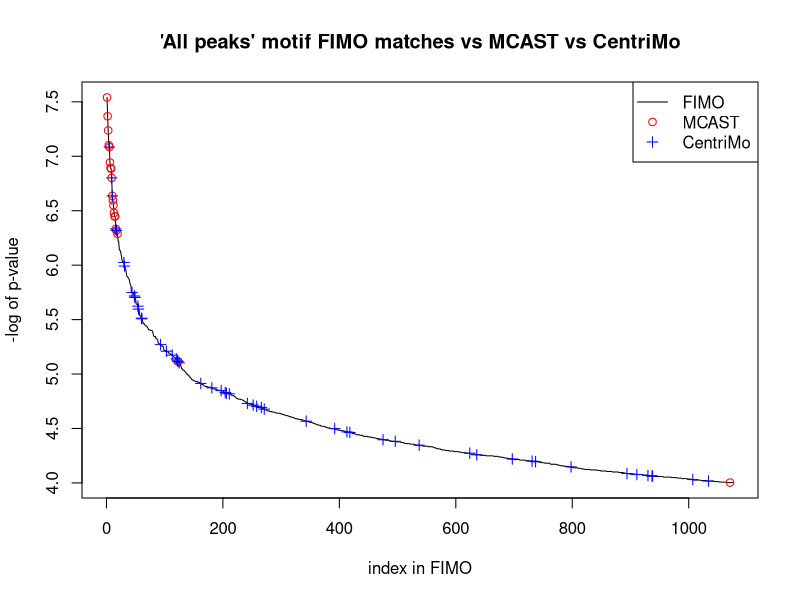
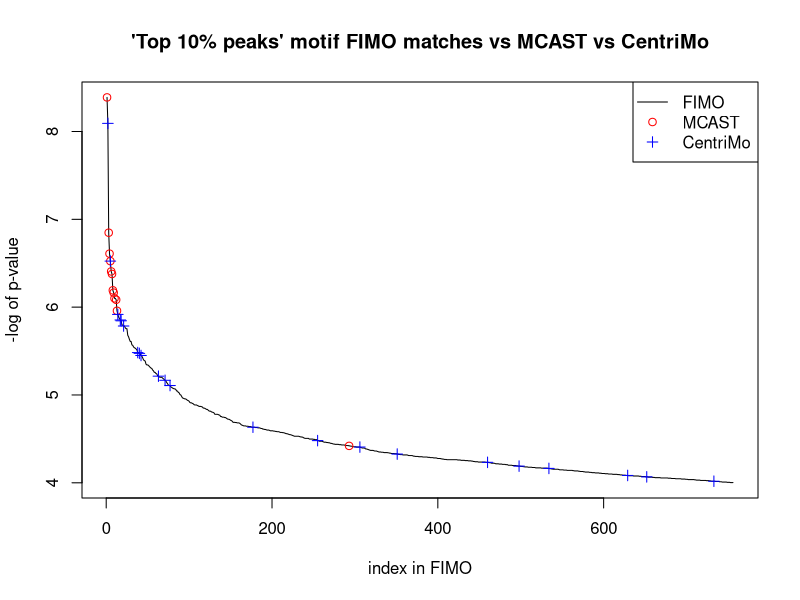
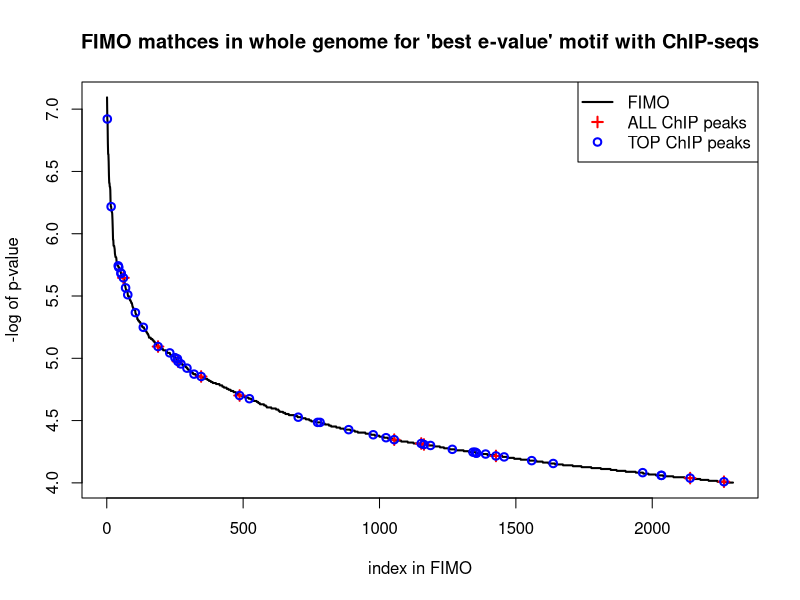
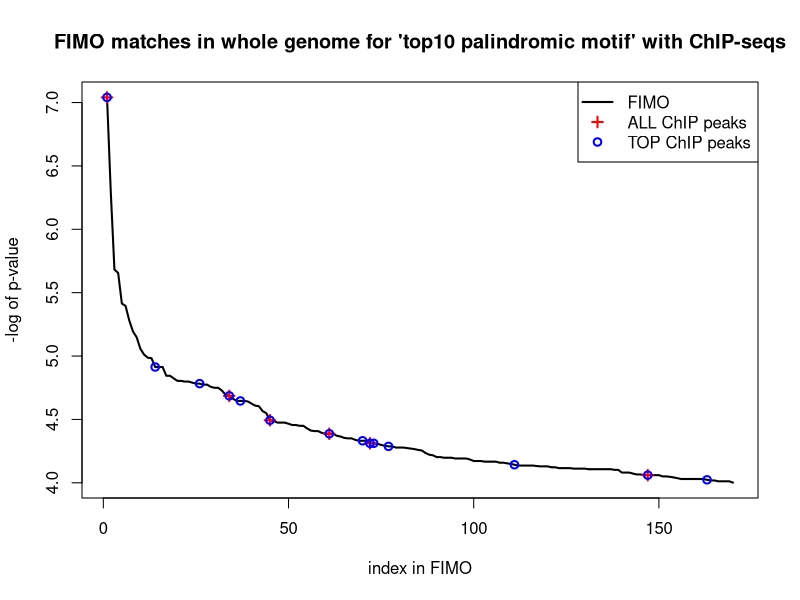

Generate these figures, in order, with R:
## ---- chunk 1
knitr::opts_chunk$set(echo = TRUE)
## ---- chunk 2
# all peak analysis
fimo <- read.csv('2016-11-18/all_peaks/fimo.txt', sep='\t')
fimo$logs <- -log10(fimo$p.value)
# add matches from MCAST
mcast <- read.csv('2016-11-18/all_peaks/mcast.txt', sep='\t')

fimo$mcast <- match(fimo$start,mcast$start)
fimo$mcast[!is.na(fimo$mcast)] <- fimo$logs[!is.na(fimo$mcast)]
# add matches from Centrimo
centrimo <- read.csv('2016-11-18/all_peaks/centrimo.txt')

fimo$centrimo_full_match <- c(NA)
totMathes <- 0
rangeExtantion <- 100
for (count1 in 1:length(centrimo$Centrimo_Reg_Matches)) {
  for (count2 in 1:length(fimo$logs)) {
    if (centrimo$Centrimo_Reg_Matches[count1] >= (fimo$start[count2] - rangeExtantion)
        && centrimo$Centrimo_Reg_Matches[count1] <= (fimo$stop[count2] + rangeExtantion)){
      fimo$centrimo_full_match[count2] = fimo$logs[count2]
      
      totMathes = totMathes + 1
      break;
    }
  }

}
cat(totMathes, "CentriMo regions in all FIMO out of", length(centrimo$Centrimo_Reg_Matches), 
    "with", rangeExtantion ,"range extention value")
#plot all results
plot(fimo$logs, type = 'l', main="'All peaks' motif FIMO matches vs MCAST vs CentriMo", 
     ylab = "-log of p-value", xlab = "index in FIMO")
points(fimo$mcast, col='red')
points(fimo$centrimo_full_match, col='blue',pch=3)
legend(x='topright',legend = c('FIMO','MCAST','CentriMo'), lty=c(1,0,0),pch = c(NA,1,3), col=c('black','red','blue'))

## ---- chunk 3
# all peak analysis
fimo <- read.csv('2016-11-18/top_10/fimo.txt', sep='\t')
fimo$logs <- -log10(fimo$p.value)
# add matches from MCAST
mcast <- read.csv('2016-11-18/top_10/mcast.txt', sep='\t')

fimo$mcast <- match(fimo$start,mcast$start)
fimo$mcast[!is.na(fimo$mcast)] <- fimo$logs[!is.na(fimo$mcast)]
# add matches from Centrimo
centrimo <- read.csv('2016-11-18/top_10/centrimo.txt')

fimo$centrimo_full_match <- c(NA)
totMathes <- 0
rangeExtantion <- 100
for (count1 in 1:length(centrimo$Centrimo_Reg_Matches)) {
  for (count2 in 1:length(fimo$logs)) {
    if (centrimo$Centrimo_Reg_Matches[count1] >= (fimo$start[count2] - rangeExtantion)
        && centrimo$Centrimo_Reg_Matches[count1] <= (fimo$stop[count2] + rangeExtantion)){
      fimo$centrimo_full_match[count2] = fimo$logs[count2]
      
      totMathes = totMathes + 1
      break;
    }
  }

}
cat(totMathes, "CentriMo regions in all FIMO out of", length(centrimo$Centrimo_Reg_Matches), 
    "with", rangeExtantion ,"range extention value")
#plot all results
plot(fimo$logs, type = 'l', main="'Top 10% peaks' motif FIMO matches vs MCAST vs CentriMo", 
     ylab = "-log of p-value", xlab = "index in FIMO")
points(fimo$mcast, col='red')
points(fimo$centrimo_full_match, col='blue',pch=3)
legend(x='topright',legend = c('FIMO','MCAST','CentriMo'), lty=c(1,0,0),pch = c(NA,1,3), col=c('black','red','blue'))

## ---- chunk 4

# all peak analysis
fimo <- read.csv('2016-12-05/all/fimo.txt', sep='\t')
fimo$logs <- -log10(fimo$p.value)
# add matches from MCAST

# add ranges from all chip
chip_all <- read.csv('2016-12-05/all_ranges.txt', header = FALSE)

# add ranges from top chip
chip_top <- read.csv('2016-12-05/top_ranges.txt', header = FALSE)

fimo$all_match <- c(NA)
fimo$top_match <- c(NA)
allMatches <- 0

rangeExtantion <- 100 # half and +25 of 100, which was the range of MEME re-discovery
for (count1 in 1:length(chip_all$V1)) {
  for (count2 in 1:length(fimo$logs)) {
    if (chip_all$V1[count1] >= (fimo$start[count2] - rangeExtantion)
        && chip_all$V1[count1] <= (fimo$stop[count2] + rangeExtantion)){
      fimo$all_match[count2] = fimo$logs[count2]
      
      allMatches = allMatches + 1
      break;
    }
  }
  
}

topMatches <- 0
for (count1 in 1:length(chip_top$V1)) {
  for (count2 in 1:length(fimo$logs)) {
    if (chip_top$V1[count1] >= (fimo$start[count2] - rangeExtantion)
        && chip_top$V1[count1] <= (fimo$stop[count2] + rangeExtantion)){
      fimo$top_match[count2] = fimo$logs[count2]
      
      topMatches = topMatches + 1
      break;
    }
  }
  
}

#plot all results
plot(fimo$logs, type = 'l', main="FIMO mathces in whole genome for 'best e-value' motif with ChIP-seqs", 
     ylab = "-log of p-value", xlab = "index in FIMO", lwd=2)
points(fimo$top_match, col='red', pch=3, lwd=2)
points(fimo$all_match, col='blue', lwd=2)
legend(x='topright',legend = c('FIMO','ALL ChIP peaks','TOP ChIP peaks'), lty=c(1,0,0),pch = c(NA,3,1), col=c('black','red','blue'), lwd=c(2,2,2))

# text output
cat(topMatches, " out of " , length(chip_top$V1), " TOP ChIP regions matched with FIMO\n", sep = '')
cat(allMatches, " out of " , length(chip_all$V1), " ALL ChIP regions matched with FIMO", sep ='')
## ---- chunk 5

# all peak analysis
fimo <- read.csv('2016-12-05/top_pal/fimo.txt', sep='\t')
#View(fimo)

# palindrom correction
fimo <- fimo[-(seq(2,to=nrow(fimo),by=2)),]

fimo$logs <- -log10(fimo$p.value)
# add matches from MCAST

# add ranges from all chip
chip_all <- read.csv('2016-12-05/all_ranges.txt', header = FALSE)

# add ranges from top chip
chip_top <- read.csv('2016-12-05/top_ranges.txt', header = FALSE)

fimo$all_match <- c(NA)
fimo$top_match <- c(NA)
allMatches <- 0

rangeExtantion <- 100 # half and +25 of 100, which was the range of MEME re-discovery
for (count1 in 1:length(chip_all$V1)) {
  for (count2 in 1:length(fimo$logs)) {
    if (chip_all$V1[count1] >= (fimo$start[count2] - rangeExtantion)
        && chip_all$V1[count1] <= (fimo$stop[count2] + rangeExtantion)){
      fimo$all_match[count2] = fimo$logs[count2]
      
      allMatches = allMatches + 1
      break;
    }
  }
  
}

topMatches <- 0
for (count1 in 1:length(chip_top$V1)) {
  for (count2 in 1:length(fimo$logs)) {
    if (chip_top$V1[count1] >= (fimo$start[count2] - rangeExtantion)
        && chip_top$V1[count1] <= (fimo$stop[count2] + rangeExtantion)){
      fimo$top_match[count2] = fimo$logs[count2]
      
      topMatches = topMatches + 1
      break;
    }
  }
  
}

#plot all results
plot(fimo$logs, type = 'l', main="FIMO matches in whole genome for 'top10 palindromic motif' with ChIP-seqs", 
     ylab = "-log of p-value", xlab = "index in FIMO", lwd=2)
points(fimo$top_match, col='red', pch=3, lwd=2)
points(fimo$all_match, col='blue', lwd= 2)
legend(x='topright',legend = c('FIMO','ALL ChIP peaks','TOP ChIP peaks'), lty=c(1,0,0),pch = c(NA,3,1), col=c('black','red','blue'), lwd=c(2,2,2))

# text output
cat(topMatches, " out of " , length(chip_top$V1), " TOP ChIP regions matched with FIMO\n", sep = '')
cat(allMatches, " out of " , length(chip_all$V1), " ALL ChIP regions matched with FIMO", sep ='')
